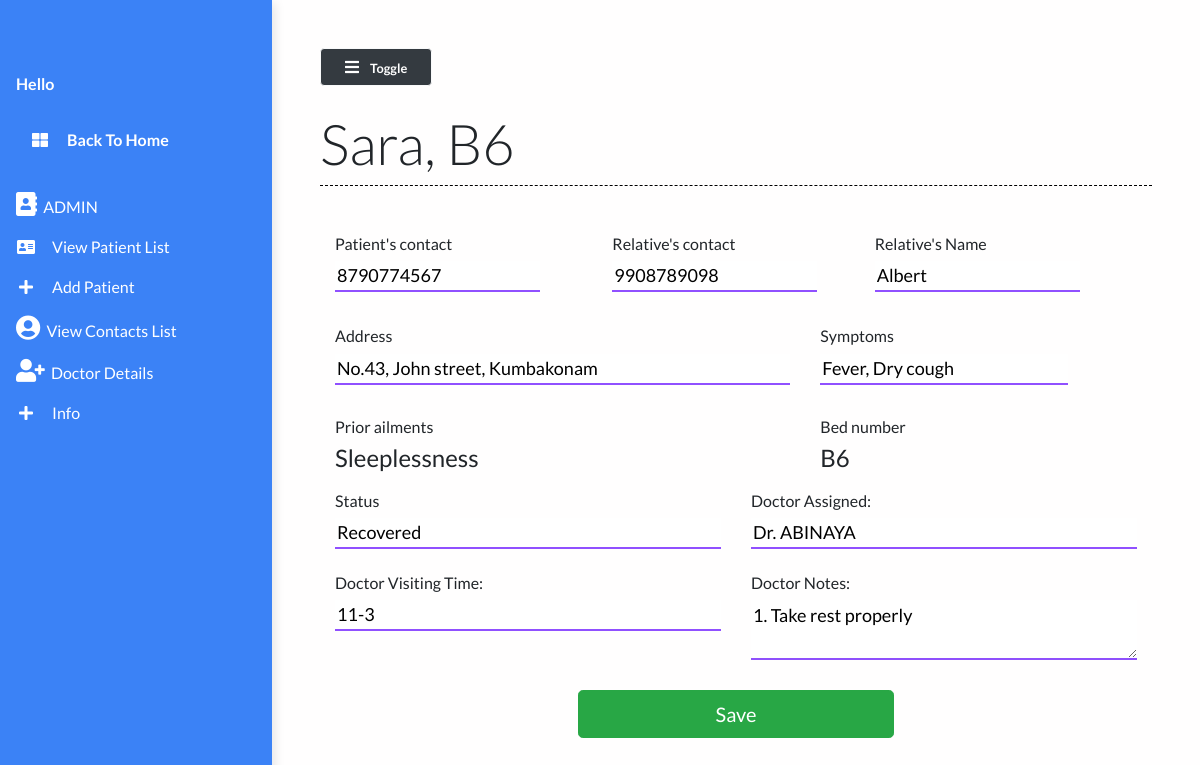
The page /patient/10 on the database its author committed.
### main/models.py (models this page shows, shortened)
class Patient(models.Model):
    name = models.CharField(max_length=50)
    phone_num = models.CharField(max_length=15)
    patient_relative_name = models.CharField(max_length=50, null=True)
    patient_relative_contact = models.CharField(max_length=15, null=True)
    address = models.TextField()
    SYMPTOMS = (
        ('Fever', 'Fever'),
        ('Dry cough', 'Dry cough'),
        ('Tiredness', 'Tiredness'),
        ('Aches and pains', 'Aches and pains'),
        ('Sore throat', 'Sore throat'),
        ('Diarrhoea', 'Diarrhoea'),
        ('Loss of taste or smell', 'Loss of taste or smell'),
        ('Difficulty in breathing or shortness of breath', 'Difficulty in breathing or shortness of breath'),
        ('Chest pain or pressure', 'Chest pain or pressure'),
        ('Loss of speech or movement', 'Loss of speech or movement'),
    )
    symptoms = MultiSelectField(choices=SYMPTOMS, null=True)
    prior_ailments = models.TextField()
    bed_num = models.ForeignKey("Bed", on_delete=models.CASCADE)
    dob = models.DateField(null=True)
    doctor = models.ForeignKey("Doctor", on_delete=models.CASCADE, null=True)
    doctors_notes = models.TextField(null=True, blank=True)
    doctors_visiting_time = models.CharField(null=True, max_length=50, blank=True)
    status = models.CharField(max_length=50)
    latitude=models.CharField(max_length = 20)
    lantitude=models.CharField(max_length = 20)
    loggeduser=models.CharField(max_length = 50)

class Bed(models.Model):
    bed_number = models.CharField(max_length=50)
    occupied = models.BooleanField()
    def __str__(self):
        return self.bed_number

class Doctor(models.Model):
    name = models.CharField(max_length=100)
    def __str__(self):
        return self.name

### main/views.py (the view, shortened to what this page needs)
# urls.py: path("patient/<str:pk>", views.patient, name="patient"),
def patient(request, pk):
    patient = Patient.objects.get(id=pk)
    context = {
        'patient': patient
    }
    return render(request, 'main/patient.html', context)

### main/templates/main/patient.html (shortened to what this page needs)
{% extends 'main/base.html' %}
{% load static %}
{% block contentTitle %}
    {{patient.name}}, {{patient.bed_num}}
{% endblock contentTitle %}
{% block content %}
		<form class="form" action="" method="post" id="registrationForm">
			<div class="container">
				<div class="patient-form">
					<div class="row">
						<div class="col-md-4 form-field mt-4 mb-0">
						<label for="mobile"><h6>Patient's contact</h6>
						<input type="text" id="name" class="input-text" type="text" name="mobile" placeholder="Mobile No" value="{{patient.phone_num}}">
						</label>
						</div>
						<div class="offset-md-2 col-md-4 form-field mt-4 mb-0">
						<label for="mobile" class="mb-0"><h6>Relative's contact</h6>
						<input type="text" id="mobile2" class="input-text" type="text" name="mobile2" placeholder="Mobile No" value="{{patient.patient_relative_contact}}">
						</label>
						</div>
						<div class="form-field mt-4">
						<label for="relativeName" class="mb-0"><h6>Relative's Name</h6>
						<input
							type="text"
							class="input-text"
							name="relativeName"
							id="realtiveName"
							value="{{patient.patient_relative_name}}"
							/>
						</label>
						</div>
						<div class="col-md-7 form-field mt-0">
						<label for="address" class="mb-0 mt-0"><h6>Address</h6></label>
						<input
							type="address"
							class="input-text"
							id="location"
							placeholder="address"
							name="location"
							title="enter a location"
							value="{{patient.address}}"
						/>
						</div>
						<div class="offset-md-1 col-md-4 form-field mt-0">
							<label for="symptoms" class="mb-0"><h6>Symptoms</h6></label>
							<input
								type="text"
								class="input-text"
								name="symptons"
								id="symptons"
								value="{{patient.symptoms}}"
							/>
						</div>
						<div class="col-md-7">
							<h6>Prior ailments</h6>
							<label for="prior_ailments"><h4>{{patient.prior_ailments}}</h4></label>
						</div>
						<div class="col-md-5">
							<h6>Bed number</h6>
							<label for="bed_num" class="mb-0">
							<h4>{{patient.bed_num}}</h4>
							</label>
						</div>
						<div class="col-md-6">
						 	<label for="status" class="mb-0">
							<h6>Status</h6></label>
							<input
								type="text"
								class="input-text"
								name="status"
								id="status"
								value="{{patient.status}}"
							/>
						</div>
						<div class="col-md-6">
							<label for="doctor" class="mb-0">
							<h6>Doctor Assigned: </h6>
							</label>
							<input
								type="text"
								class="input-text"
								name="doctor"
								id="doctor"
								value="{{patient.doctor}}"
							/>
						</div>
						<div class="col-md-6">
							<label for="doctor_time" class="mb-0 mt-4">
							<h6>Doctor Visiting Time: </h6>
							</label>
							<input
								type="text"
								class="input-text"
								name="doctor_time"
								id="doctor_time"
								value="{{patient.doctors_visiting_time}}"
							/>
						</div>
						<div class="col-md-6">
							<label for="doctor_notes" class="mb-0 mt-4">
							<h6>Doctor Notes: </h6>
							</label>
							<textarea
								class="input-text"
								name="doctor_notes"
								id="doctor_notes"
								{{patient.doctors_notes}}
							>{{patient.doctors_notes}}</textarea>
						</div>
					</div>
				</div>
			</div>
		<div class="form-group">
			<div class="col-md-5 mx-auto">
			<br />
			<button class="btn btn-lg btn-success btn-block mx-auto" type="submit">
				 Save
			</button>
			</div>
	 	</div>
		 </form>
{% endblock content %}

### static/styles/base.css (style rules this page uses)
body { background: #fffefe; min-height: 100vh; overflow-x: hidden; font-family:Lato,'Helvetica Neue',Helvetica,Arial,sans-serif; }
.patient-form .form-field { margin: 32px 0; }
.patient-form .input-text { width: 100%; border-width: 0 0 2px 0; border-color: #6c19fcc2; font-size: 18px; font-weight: 400; transition: border-color 0.2s linear; }

### rows shown on the page
Patient: name "Sara", bed_num "B6", mobile "8790774567", mobile2 "9908789098", relativeName "Albert", location "No.43, John street, Kumbakonam", symptons "Fever, Dry cough", prior_ailments "Sleeplessness", status "Recovered", doctor "Dr. ABINAYA", doctor_time "11-3", doctor_notes "1. Take rest properly"
